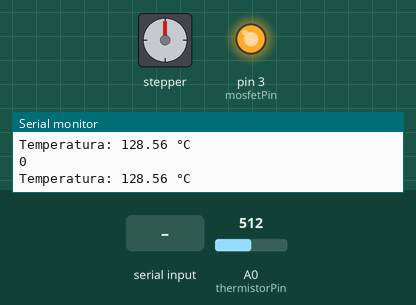
This sketch was run on a simulated Arduino Uno, built with avr-gcc and run on an emulated ATmega328P. On the bench: stepper motor, output pins drawn as LEDs (lit = HIGH), the last lines printed to the serial monitor. Inputs (shaded band) come from the test bench; at power-on: A0 (thermistorPin) = 512. Stepper angles assume 50 steps per turn.

Above: at 1.2 s.
1.3 s: "T90\n" received over Serial
At 2.3 s:
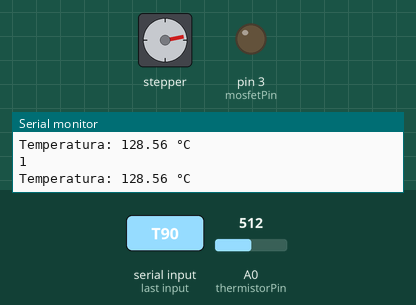
4.3 s: A0 (thermistorPin) set to 0
At 6.2 s:
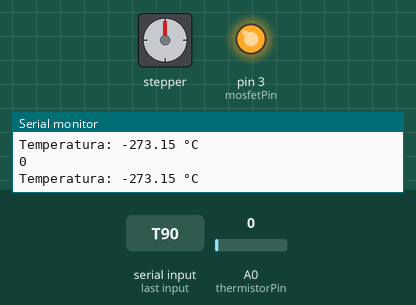
7.3 s: "T,45\n" received over Serial
8.8 s: "S90\n" received over Serial
10.3 s: A0 (thermistorPin) set to 122
At 10.8 s:
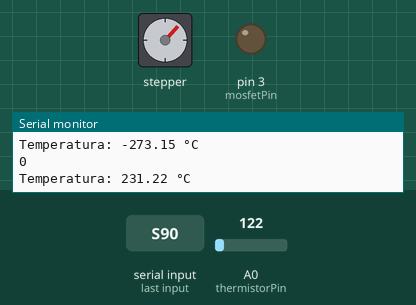
13.3 s: "S,45\n" received over Serial
At 14.58 s:
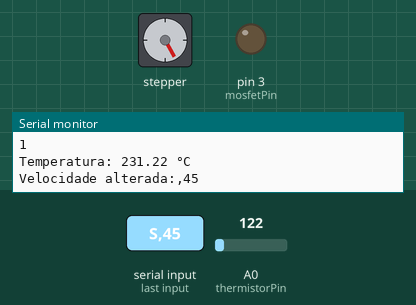
Timing chart, 0 to 17.3 s (numbered marks = the images above; inputs shaded):
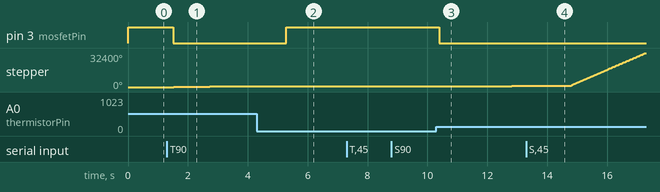

The sketch:

filetador_v2.ino
```cpp
#include <Stepper.h>

// Configuração do motor de passo
const int stepsPerRevolution = 50;
Stepper myStepper(stepsPerRevolution, 8, 9, 10, 11);

// Variáveis para controle da temperatura e velocidade do motor
float targetTemperature = 230.0;
int motorSpeed = 16;
bool alreadyHot = false;

// Defina os pinos do termistor e do MOSFET
int thermistorPin = A0;
int mosfetPin = 3;

// Constantes para o termistor e o resistor
const float BETA = 3950;
const float R_REF = 3280;

void setup() {
  Serial.begin(9600);
  pinMode(mosfetPin, OUTPUT);
}

void loop() {
  if (Serial.available() > 0) {
    String input = Serial.readStringUntil('\n');
    if (input.startsWith("T")) {
      targetTemperature = input.substring(1).toFloat();
      Serial.println("Temperatura alterada:" +  input.substring(1));
    } else if (input.startsWith("S")) {
      motorSpeed = input.substring(1).toInt();
      Serial.println("Velocidade alterada:" +  input.substring(1));
    }
  }

  if(alreadyHot)
  {
    myStepper.step(stepsPerRevolution);
    myStepper.setSpeed(motorSpeed);
  }

  Serial.println(alreadyHot);

  int analogValue = analogRead(thermistorPin);
  float resistance = R_REF / (1023.0 / analogValue - 1);
  float temperatureK = 1 / (1 / (25 + 273.15) + log(resistance / 100000) / BETA);
  float temperatureC = temperatureK - 273.15;

  Serial.print("Temperatura: ");
  Serial.print(temperatureC);
  Serial.println(" °C");

  if (temperatureC >= targetTemperature) {
    digitalWrite(mosfetPin, LOW);
    alreadyHot = true;
  } else {
    digitalWrite(mosfetPin, HIGH);

    if((targetTemperature - 60) > temperatureC )
    {
      alreadyHot = false;
    }

    if(!alreadyHot){
      delay(300);
    }
  }
}
```

Measured:
- after the input at 1.3 s, pin 3 (mosfetPin): HIGH → LOW after 0.21 s; stepper: keeps turning clockwise at about 231°/s, starting after 0.22 s
- after the input at 4.3 s, pin 3 (mosfetPin): LOW → HIGH after 0.98 s; stepper: goes on until 5.2 s, then stays 720°
- after the input at 10.3 s, pin 3 (mosfetPin): HIGH → LOW after 0.10 s; stepper: keeps turning clockwise at about 98°/s, starting after 0.10 s
